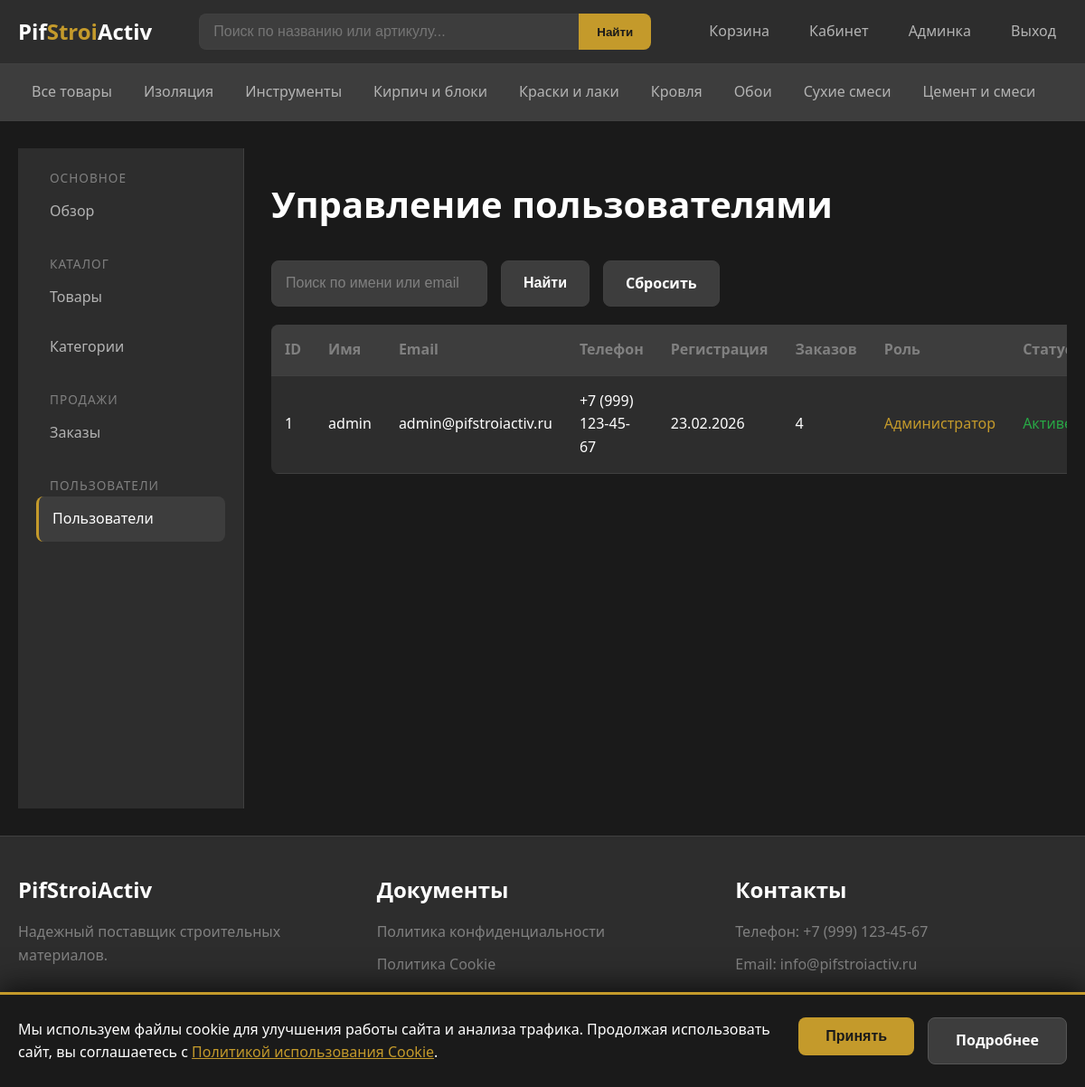
Page /admin/users (signed in) on the committed database.
### models.py (models this page shows, shortened)
class Category(db.Model):
    __tablename__ = 'categories'
    id = db.Column(db.Integer, primary_key=True)
    name = db.Column(db.String(100), unique=True, nullable=False, index=True)
    description = db.Column(db.Text)
    products = db.relationship('Product', backref='category', lazy='dynamic')

class User(UserMixin, db.Model):
    __tablename__ = 'users'
    id = db.Column(db.Integer, primary_key=True)
    username = db.Column(db.String(80), unique=True, nullable=False, index=True)
    email = db.Column(db.String(120), unique=True, nullable=False, index=True)
    phone = db.Column(db.String(20))
    password_hash = db.Column(db.String(256), nullable=False)
    is_admin = db.Column(db.Boolean, default=False)
    is_blocked = db.Column(db.Boolean, default=False)
    registration_date = db.Column(db.DateTime, default=datetime.utcnow)
    addresses = db.relationship('Address', backref='user', lazy='dynamic', cascade='all, delete-orphan')
    orders = db.relationship('Order', backref='user', lazy='dynamic', cascade='all, delete-orphan')

### app.py (the view, shortened to what this page needs)
@app.route('/admin/users')
@login_required
@admin_required
def admin_users():
    page = request.args.get('page', 1, type=int)
    query = request.args.get('query', '', type=str)
    users_query = User.query
    users = users_query.order_by(User.registration_date.desc()) \
        .paginate(page=page, per_page=app.config['USERS_PER_PAGE'], error_out=False)
    return render_template('admin/users.html', users=users, query=query)

### app.py (called while the page is built)
@login_manager.user_loader
def load_user(user_id):
    return User.query.get(int(user_id))

def admin_required(f):
    @wraps(f)
    def decorated_function(*args, **kwargs):
        if not current_user.is_authenticated or not current_user.is_admin:
            flash('Доступ запрещен. Требуются права администратора.', 'error')
            return redirect(url_for('index'))
        return f(*args, **kwargs)
    return decorated_function

def get_cart():
    if 'cart' not in session:
        session['cart'] = {}
    return session['cart']

def get_cart_count():
    cart = get_cart()
    return sum(cart.values())

@app.context_processor
def inject_globals():
    categories = Category.query.order_by(Category.name).all()
    cart_count = get_cart_count()
    return dict(
        categories=categories,
        cart_count=cart_count,
        current_year=datetime.now().year
    )

### templates/admin/users.html (shortened to what this page needs)
{% extends "base.html" %}
{% block content %}
<div class="admin-layout">
    <aside class="admin-sidebar">
        <ul class="admin-menu">
            <li class="admin-menu-section">
                <span class="admin-menu-title">Основное</span>
                <a href="{{ url_for('admin_dashboard') }}">Обзор</a>
            </li>
            <li class="admin-menu-section">
                <span class="admin-menu-title">Каталог</span>
                <a href="{{ url_for('admin_products') }}">Товары</a>
                <a href="{{ url_for('admin_categories') }}">Категории</a>
            </li>
            <li class="admin-menu-section">
                <span class="admin-menu-title">Продажи</span>
                <a href="{{ url_for('admin_orders') }}">Заказы</a>
            </li>
            <li class="admin-menu-section">
                <span class="admin-menu-title">Пользователи</span>
                <a href="{{ url_for('admin_users') }}" class="active">Пользователи</a>
            </li>
        </ul>
    </aside>
    <div class="admin-content">
        <div class="admin-header">
            <h1>Управление пользователями</h1>
        </div>
        <div class="admin-filters">
            <form action="{{ url_for('admin_users') }}" method="GET" style="display: flex; gap: 15px;">
                <input type="text" name="query" class="form-control" placeholder="Поиск по имени или email" value="{{ query }}">
                <button type="submit" class="btn btn-secondary">Найти</button>
                <a href="{{ url_for('admin_users') }}" class="btn btn-secondary">Сбросить</a>
            </form>
        </div>
        {% if users.items %}
        <table class="admin-table">
            <thead>
                <tr>
                    <th>ID</th>
                    <th>Имя</th>
                    <th>Email</th>
                    <th>Телефон</th>
                    <th>Регистрация</th>
                    <th>Заказов</th>
                    <th>Роль</th>
                    <th>Статус</th>
                </tr>
            </thead>
            <tbody>
                {% for user in users.items %}
                <tr>
                    <td>{{ user.id }}</td>
                    <td>{{ user.username }}</td>
                    <td>{{ user.email }}</td>
                    <td>{{ user.phone or '-' }}</td>
                    <td>{{ user.registration_date.strftime('%d.%m.%Y') }}</td>
                    <td>{{ user.orders.count() }}</td>
                    <td>
                        {% if user.is_admin %}
                        <span style="color: var(--accent);">Администратор</span>
                        {% else %}
                        Пользователь
                        {% endif %}
                    </td>
                    <td>
                        {% if user.is_blocked %}
                        <span style="color: var(--error);">Заблокирован</span>
                        {% else %}
                        <span style="color: var(--success);">Активен</span>
                        {% endif %}
                    </td>
                </tr>
                {% endfor %}
            </tbody>
        </table>
        {% else %}
        <p>Пользователей не найдено.</p>
        {% endif %}
    </div>
</div>
{% endblock %}

### templates/base.html (shortened to what this page needs)
<!DOCTYPE html>
<html lang="ru">
<head>
    <link rel="stylesheet" href="{{ url_for('static', filename='css/style.css') }}">
</head>
<body>
    <header class="header">
        <div class="container">
            <div class="header-content">
                <a href="{{ url_for('index') }}" class="logo">
                    <span class="logo-text">Pif<span>Stroi</span>Activ</span>
                </a>
                <div class="header-search">
                    <form action="{{ url_for('catalog') }}" method="GET" class="search-form">
                        <input type="text" name="query" placeholder="Поиск по названию или артикулу..."
                               value="{{ request.args.get('query', '') }}">
                        <button type="submit">Найти</button>
                    </form>
                </div>
                <nav class="header-nav">
                    <a href="{{ url_for('cart') }}" class="cart-link">
                        Корзина
                    </a>
                    {% if current_user.is_authenticated %}
                        <a href="{{ url_for('cabinet') }}">Кабинет</a>
                        {% if current_user.is_admin %}
                        <a href="{{ url_for('admin_dashboard') }}">Админка</a>
                        {% endif %}
                        <a href="{{ url_for('logout') }}">Выход</a>
                    {% else %}
                        <a href="{{ url_for('login') }}">Вход</a>
                        <a href="{{ url_for('register') }}">Регистрация</a>
                    {% endif %}
                </nav>
            </div>
        </div>
    </header>
    <nav class="nav-categories">
        <div class="container">
            <div class="nav-categories-content">
                <a href="{{ url_for('catalog') }}"
                   class="{% if request.endpoint == 'catalog' and not request.args.get('category_id') %}active{% endif %}">
                    Все товары
                </a>
                {% for cat in categories %}
                <a href="{{ url_for('catalog', category_id=cat.id) }}"
                   class="{% if request.args.get('category_id', 0)|int == cat.id %}active{% endif %}">
                    {{ cat.name }}
                </a>
                {% endfor %}
            </div>
        </div>
    </nav>
    <main class="main-content">
        <div class="container">
            {% block content %}{% endblock %}
        </div>
    </main>
    <footer class="footer">
        <div class="container">
            <div class="footer-content">
                <div class="footer-section">
                    <h4>PifStroiActiv</h4>
                    <p>Надежный поставщик строительных материалов.</p>
                </div>
                <div class="footer-section">
                    <h4>Документы</h4>
                    <ul>
                        <li><a href="{{ url_for('static', filename='docs/polz.pdf') }}" target="_blank">Политика конфиденциальности</a></li>
                        <li><a href="{{ url_for('static', filename='docs/cookie.pdf') }}" target="_blank">Политика Cookie</a></li>
                    </ul>
                </div>
                <div class="footer-section">
                    <h4>Контакты</h4>
                    <p>Телефон: +7 (999) 123-45-67</p>
                    <p>Email: info@pifstroiactiv.ru</p>
                </div>
            </div>
            <div class="footer-bottom">
                <p>{{ current_year }} PifStroiActiv. Все права защищены.</p>
            </div>
        </div>
    </footer>
    {% set show_cookie_banner = not session.get('cookies_accepted', False) %}
    {% if show_cookie_banner %}
    <div class="cookie-banner">
        <div class="cookie-banner-content">
            <div class="cookie-banner-text">
                Мы используем файлы cookie для улучшения работы сайта и анализа трафика.
                Продолжая использовать сайт, вы соглашаетесь с
                <a href="{{ url_for('static', filename='docs/cookie.pdf') }}" target="_blank">Политикой использования Cookie</a>.
            </div>
            <div class="cookie-banner-actions">
                <form action="{{ url_for('accept_cookies') }}" method="POST" style="display: inline;">
                    <button type="submit" class="cookie-btn cookie-btn-accept">Принять</button>
                </form>
                <a href="{{ url_for('static', filename='docs/cookie.pdf') }}" target="_blank" class="cookie-btn cookie-btn-more">Подробнее</a>
            </div>
        </div>
    </div>
    {% endif %}
</body>
</html>

### templates/base.html (style rules this page uses)
.cookie-banner { position: fixed; bottom: 0; left: 0; right: 0; background-color: #1a1a1a; border-top: 3px solid #c49a2b; padding: 25px 20px; z-index: 999999; box-shadow: 0 -5px 30px rgba(0, 0, 0, 0.7); }
.cookie-banner-content { max-width: 1200px; margin: 0 auto; display: flex; align-items: center; justify-content: space-between; gap: 30px; flex-wrap: wrap; }
.cookie-banner-text { flex: 1; min-width: 300px; color: #ffffff; font-size: 1rem; line-height: 1.6; }
.cookie-banner-text a { color: #c49a2b; text-decoration: underline; }
.cookie-banner-actions { display: flex; gap: 15px; flex-shrink: 0; }
.cookie-banner-actions form { margin: 0; }
.cookie-btn { padding: 12px 30px; font-size: 1rem; font-weight: 600; border: none; border-radius: 8px; cursor: pointer; text-decoration: none; display: inline-block; }
.cookie-btn-accept { background-color: #c49a2b; color: #1a1a1a; }
.cookie-btn-more { background-color: #3d3d3d; color: #ffffff; border: 1px solid #555; }

### rows in the picture
Category: name "Изоляция"
Category: name "Инструменты"
Category: name "Кирпич и блоки"
Category: name "Краски и лаки"
Category: name "Кровля"
Category: name "Обои"
Category: name "Сухие смеси"
Category: name "Цемент и смеси"
User: id "1", username "admin", email "admin@pifstroiactiv.ru", phone "+7 (999) 123-45-67", registration_date "23.02.2026", orders.count "4", is_admin "Администратор", is_blocked "Активен"
